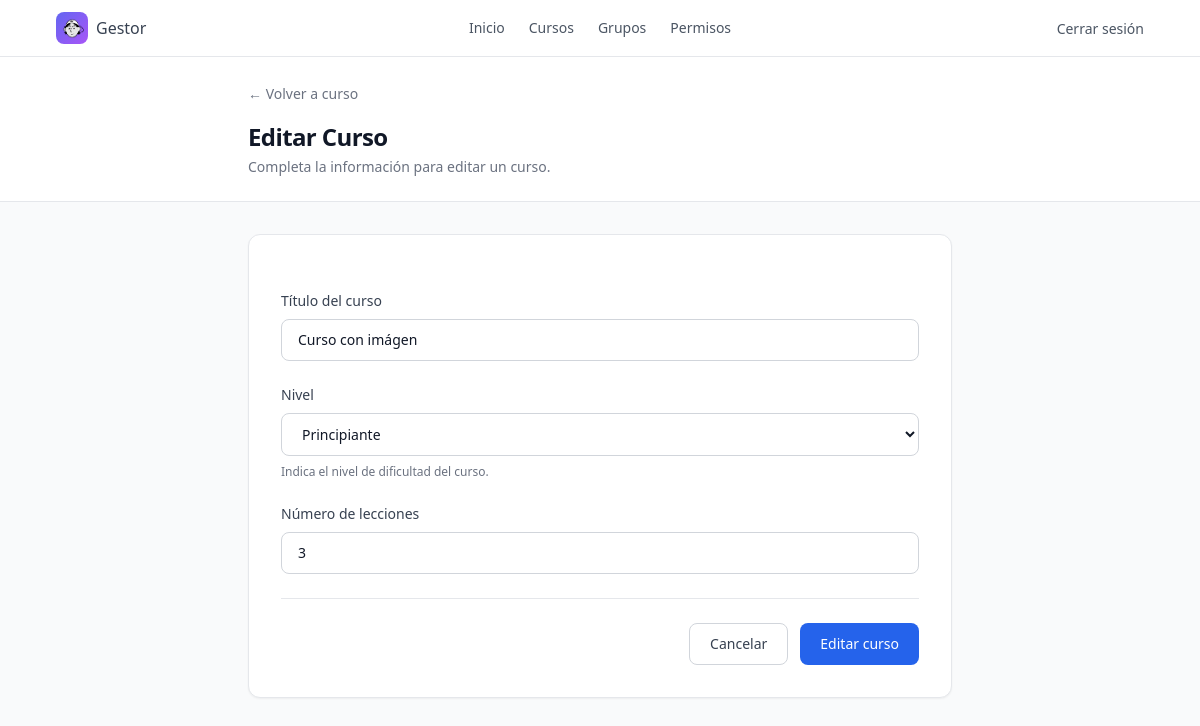
Screenshot of /courses/8/edit (signed in) with the database file from the repository.
### courses/models.py (models this page shows)
class Course(models.Model):
    title = models.CharField(max_length=100)
    level = models.CharField(max_length=50)
    lessons = models.IntegerField()
    image = models.ImageField(upload_to='courses', default='courses/logo.png')

### courses/views.py (the view)
# urls.py: path("courses/<int:course_id>/edit", views.edit_course, name="edit_course"),
@permission_required('courses.change_course', raise_exception=True)
def edit_course(request, course_id):
    course = Course.objects.get(id=course_id)
    if request.method == "POST":
        title = request.POST.get("title")
        level = request.POST.get("level")
        lessons = request.POST.get("lessons")
        if title and level and lessons:
            course.title = title
            course.level = level
            course.lessons = lessons
            course.save()
        return redirect("course_detail", course_id=course.id)
    else:
        return render(request, "edit_course.html", {"course": course})

### courses/templates/edit_course.html (shortened to what this page needs)
{% extends 'layouts/base.html' %} {% block title %}Editar Curso{% endblock %}
{% block content %}
<header class="border-b border-gray-200 bg-white">
  <div class="mx-auto max-w-3xl px-4 py-6 sm:px-6 lg:px-8">
    <a
      href="{% url 'course_detail' course.id %}"
      class="inline-flex items-center text-sm font-medium text-gray-500 transition hover:text-gray-900"
    >
      ← Volver a curso
    </a>
    <div class="mt-4">
      <h1 class="text-2xl font-bold tracking-tight text-gray-900">
        Editar Curso
      </h1>
      <p class="mt-1 text-sm text-gray-500">
        Completa la información para editar un curso.
      </p>
    </div>
  </div>
</header>
<main class="mx-auto max-w-3xl px-4 py-8 sm:px-6 lg:px-8">
  <section
    class="rounded-xl border border-gray-200 bg-white p-6 shadow-sm sm:p-8"
    aria-labelledby="form-title"
  >
    <form method="post" class="space-y-6">
      <div>
        <label
          for="title"
          class="block text-sm font-medium text-gray-700"
        >
          Título del curso
        </label>
        <input
          type="text"
          id="title"
          name="title"
          required
          placeholder="Ej. Introducción a Python"
          class="mt-2 block w-full rounded-lg border border-gray-300 bg-white px-4 py-2.5 text-sm text-gray-900 outline-none transition placeholder:text-gray-400 focus:border-primary-600 focus:ring-2 focus:ring-primary-600/20"
          value="{{course.title}}"
        >
      </div>
      <div>
        <label
          for="level"
          class="block text-sm font-medium text-gray-700"
        >
          Nivel
        </label>
        <select
          id="level"
          name="level"
          required
          class="mt-2 block w-full rounded-lg border border-gray-300 bg-white px-4 py-2.5 text-sm text-gray-900 outline-none transition focus:border-primary-600 focus:ring-2 focus:ring-primary-600/20"
          value="{{course.level}}"
        >
          <option value="Principiante" {% if course.level == "Principiante" %}selected{% endif %}>Principiante</option>
        </select>
        <p class="mt-2 text-xs text-gray-500">
          Indica el nivel de dificultad del curso.
        </p>
      </div>
      <div>
        <label
          for="lessons"
          class="block text-sm font-medium text-gray-700"
        >
          Número de lecciones
        </label>
        <input
          type="number"
          id="lessons"
          name="lessons"
          min="1"
          required
          placeholder="Ej. 20"
          class="mt-2 block w-full rounded-lg border border-gray-300 bg-white px-4 py-2.5 text-sm text-gray-900 outline-none transition placeholder:text-gray-400 focus:border-primary-600 focus:ring-2 focus:ring-primary-600/20"
          value="{{course.lessons}}"
        >
      </div>
      <div class="flex flex-col gap-3 border-t border-gray-200 pt-6 sm:flex-row sm:justify-end">
        <a
          href="{% url 'course_detail' course.id %}"
          class="inline-flex items-center justify-center rounded-lg border border-gray-300 bg-white px-5 py-2.5 text-sm font-medium text-gray-700 transition hover:bg-gray-100 focus:outline-none focus:ring-2 focus:ring-gray-400 focus:ring-offset-2"
        >
          Cancelar
        </a>
        <button
          type="submit"
          class="inline-flex items-center justify-center rounded-lg bg-primary-600 px-5 py-2.5 text-sm font-medium text-white transition hover:bg-primary-700 focus:outline-none focus:ring-2 focus:ring-primary-600 focus:ring-offset-2"
        >
          Editar curso
        </button>
      </div>
    </form>
  </section>
</main>
{% endblock %}

### rows the page displays
Course: title "Curso con imágen", level "Principiante", lessons "3"
